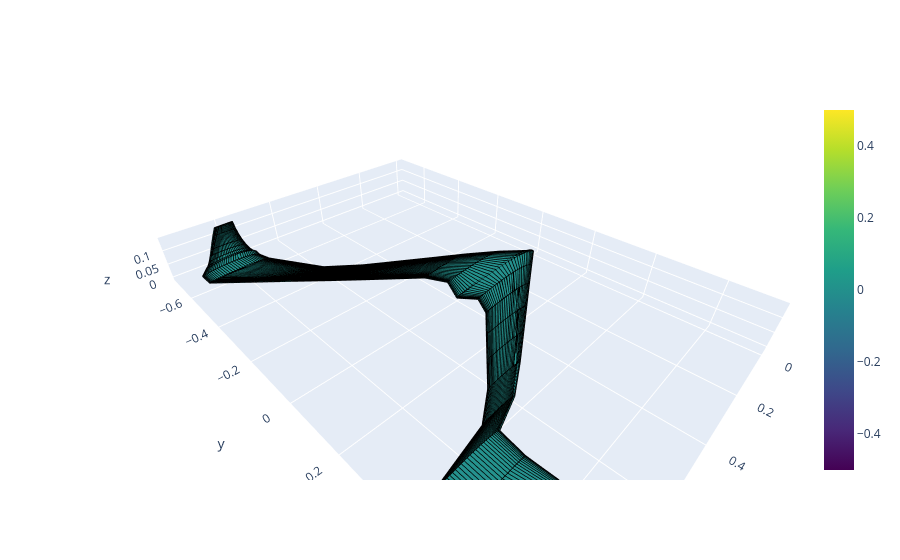

Notebook cell for this chart:
### Code cell
test_genes ={
      "y_root": 0.0872276706540171,
        "y_break1_f": 0.5673972959466838,
        "y_break2_f": 0.3731445360774274,
        "y_tip_f": 0.8784523776400732,
        "c_root": 0.22727362169355486,
        "c_brk1": 0.101315171902162,
        "c_brk2": 0.19260734024818754,
        "c_tip": 0.16397745679782785,
        "t_root": -0.7156730432109253,
        "t_brk1": 0.9246111424643857,
        "t_brk2": 0.7781008359230102,
        "t_tip": -1.8064948046197205,
        "x_root": 0.13964042117408004,
        "x_brk1": 0.5997935368972692,
        "x_brk2": 0.7817858959304638,
        "x_tip": 0.7504014329203788,
        "z_root": 0.01805642092164675,
        "z_brk1": 0.027755074182646083,
        "z_brk2": 0.11233031789370404,
        "z_tip": 0.06793193621508689,
        "winglet_target_angle": 83.11437408377112,
        "h_w": 0.09374784000947238,
        "R_w": 0.08787118489185515,
        "c_w_end": 0.062085385286674226,
        "sweep_w": 0.009972963321320229,
        "toe": 3.5281471752305578,
        "id_root": 0.9338334551822669,
        "id_brk1": 5.5098475269547516,
        "id_tip": 4.5009912937278385,
        "id_w": 5.187557151268408
}

airplane, mass = build_airplane_curved(test_genes, 'linear')
#score, details = fitness_function(test_genes)
print(f"Samolot zbudowany pomyślnie! Szacowana masa: {mass:.3f} kg")
airplane.draw(backend='plotly')
alphas1 = np.linspace(-2, 15, 16)  # Zakres kątów natarcia
data, x_cg_target = GA_aerodynamics(airplane, TARGET_VELOCITY, alphas1)
score, score_details = fitness_function_weighted(data)
print(f"Score: {score:.2f}")
print(data)

### Figure 1 — Plotly figure (JSON) as saved in the notebook; plotly's stock layout.template omitted (floating-point values rounded to 4 significant figures; data arrays with more than 128 entries replaced by an {"elided": "..."} marker saying what was removed)
{"data": [{"colorbar": {"title": {"text": ""}}, "colorscale": [[0, "#440154"], [0.1111, "#482878"], [0.2222, "#3e4989"], [0.3333, "#31688e"], [0.4444, "#26828e"], [0.5556, "#1f9e89"], [0.6667, "#35b779"], [0.7778, "#6ece58"], [0.8889, "#b5de2b"], [1, "#fde725"]], "flatshading": false, "i": {"elided": "4960 int values"}, "intensity": {"elided": "9920 int values"}, "j": {"elided": "4960 int values"}, "k": {"elided": "4960 int values"}, "showscale": true, "type": "mesh3d", "x": {"elided": "9920 float values"}, "y": {"elided": "9920 float values"}, "z": {"elided": "9920 float values"}}, {"line": {"color": "rgb(0,0,0)", "width": 3}, "mode": "lines", "name": "", "showlegend": false, "type": "scatter3d", "x": {"elided": "14880 float values"}, "y": {"elided": "14880 float values"}, "z": {"elided": "14880 float values"}}, {"line": {"color": "rgba(119,0,255,200)", "width": 1}, "mode": "lines", "name": "", "showlegend": false, "type": "scatter3d", "x": [], "y": [], "z": []}], "layout": {"scene": {"aspectmode": "data"}, "title": {"text": ""}}}
